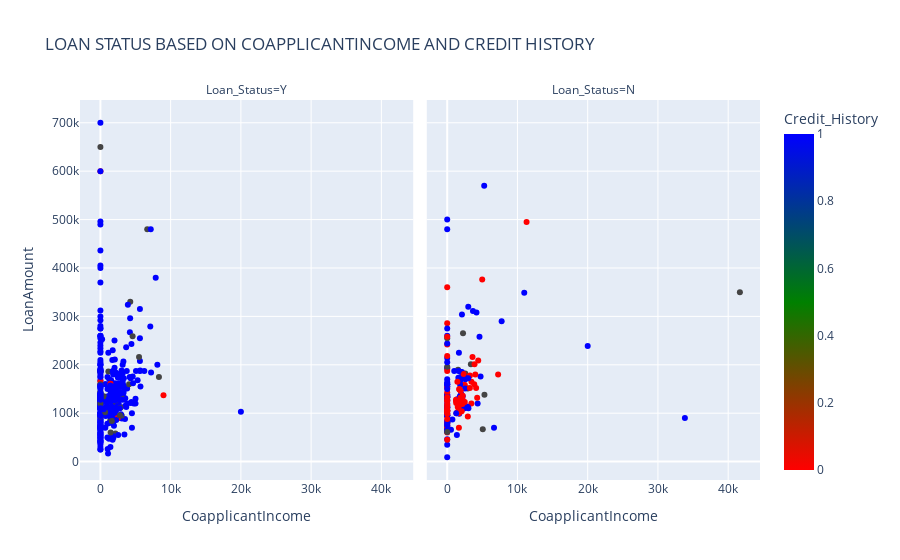

The notebook cell this image was saved under:
### Markdown cell above
The scatterplot shows that most people without coapplicant incomes had their loan status declined.

### Code cell
px.scatter(train,x='CoapplicantIncome',y='LoanAmount',color='Credit_History',facet_col='Loan_Status',
           color_continuous_scale=["red", "green", "blue"],title='LOAN STATUS BASED ON COAPPLICANTINCOME AND CREDIT HISTORY')

### Figure 1 — Plotly figure (JSON) as saved in the notebook; plotly's stock layout.template omitted (floating-point values rounded to 4 significant figures; data arrays with more than 128 entries replaced by an {"elided": "..."} marker saying what was removed)
{"data": [{"hoverlabel": {"namelength": 0}, "hovertemplate": "Loan_Status=Y<br>CoapplicantIncome=%{x}<br>LoanAmount=%{y}<br>Credit_History=%{marker.color}", "legendgroup": "", "marker": {"color": {"elided": "422 int values"}, "coloraxis": "coloraxis", "symbol": "circle"}, "mode": "markers", "name": "", "showlegend": false, "type": "scatter", "x": {"elided": "422 float values"}, "xaxis": "x", "y": {"elided": "422 int values"}, "yaxis": "y"}, {"hoverlabel": {"namelength": 0}, "hovertemplate": "Loan_Status=N<br>CoapplicantIncome=%{x}<br>LoanAmount=%{y}<br>Credit_History=%{marker.color}", "legendgroup": "", "marker": {"color": {"elided": "192 int values"}, "coloraxis": "coloraxis", "symbol": "circle"}, "mode": "markers", "name": "", "showlegend": false, "type": "scatter", "x": {"elided": "192 int values"}, "xaxis": "x2", "y": {"elided": "192 int values"}, "yaxis": "y2"}], "layout": {"annotations": [{"font": {}, "showarrow": false, "text": "Loan_Status=Y", "x": 0.245, "xanchor": "center", "xref": "paper", "y": 1, "yanchor": "bottom", "yref": "paper"}, {"font": {}, "showarrow": false, "text": "Loan_Status=N", "x": 0.755, "xanchor": "center", "xref": "paper", "y": 1, "yanchor": "bottom", "yref": "paper"}], "coloraxis": {"colorbar": {"title": {"text": "Credit_History"}}, "colorscale": [[0, "red"], [0.5, "green"], [1, "blue"]]}, "legend": {"tracegroupgap": 0}, "title": {"text": "LOAN STATUS BASED ON COAPPLICANTINCOME AND CREDIT HISTORY"}, "xaxis": {"anchor": "y", "domain": [0, 0.49], "title": {"text": "CoapplicantIncome"}}, "xaxis2": {"anchor": "y2", "domain": [0.51, 1], "matches": "x", "title": {"text": "CoapplicantIncome"}}, "yaxis": {"anchor": "x", "domain": [0, 1], "title": {"text": "LoanAmount"}}, "yaxis2": {"anchor": "x2", "domain": [0, 1], "matches": "y", "showticklabels": false}}}
